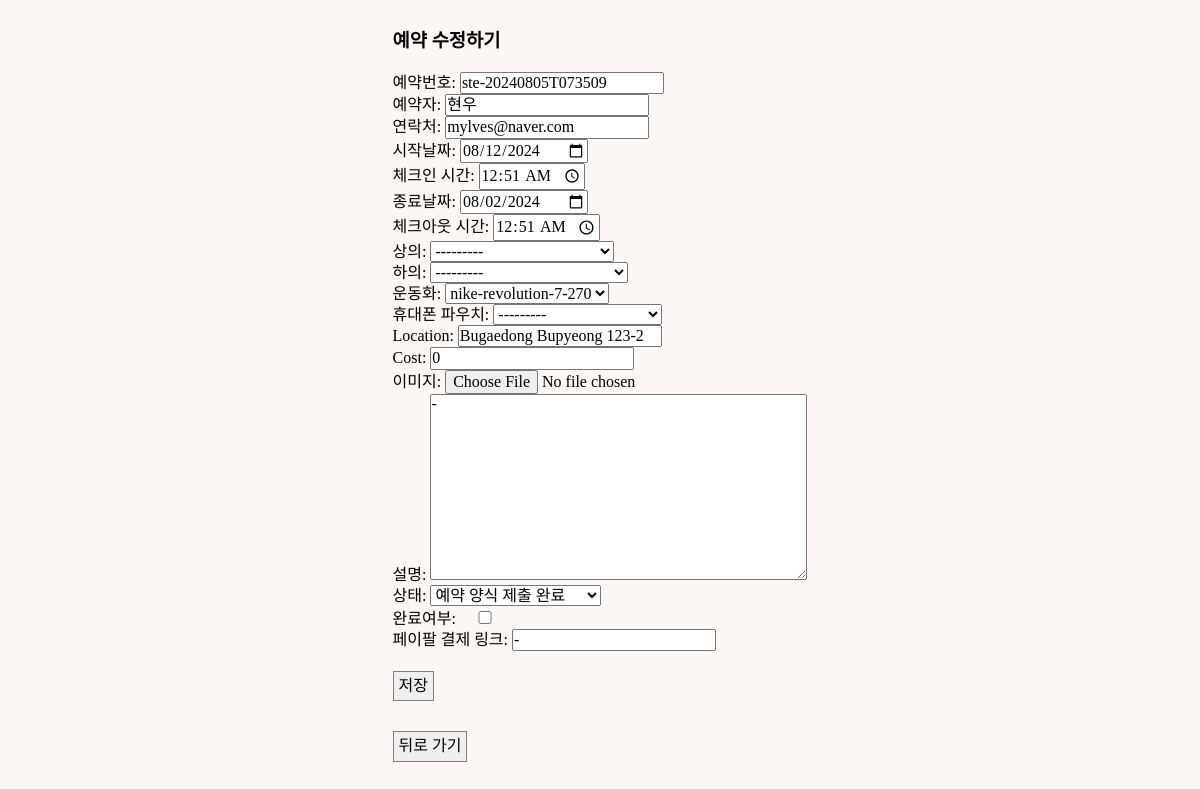
/EN/update/ste-20240805T073509 (signed in), run on the app's committed database.
### reservation/models.py (models this page shows, shortened)
class Reservation(models.Model):
    STATUS_CHOICE = [
        ("ST1", "예약 양식 제출 완료"),
        ("ST2", "예약 완료 및 결제 대기"),
        ("ST3", "결제 완료"),
        ("ST4", "배송 중"),
        ("ST5", "배송 완료"),
        ("ST6", "반납 완료"),
        ("ST7", "입고 완료"),
    ]
    reserv_id = models.CharField(
        max_length=20,
        primary_key=True,
        default="Required_pk",
    )
    client = models.CharField(max_length=20)
    contact = models.CharField(max_length=50, blank=False)
    start_date = models.DateField()
    start_time = models.TimeField(blank=True, default=timezone.now)
    end_date = models.DateField()
    end_time = models.TimeField(blank=True, default=timezone.now)
    top = models.ForeignKey(
        Item,
        on_delete=models.CASCADE,
        limit_choices_to={"category": "top"},
        related_name="topName",
        blank=True,
        null=True,
    )
    bottom = models.ForeignKey(
        Item,
        on_delete=models.CASCADE,
        limit_choices_to={"category": "bottom"},
        related_name="bottomName",
        blank=True,
        null=True,
    )
    shoes = models.ForeignKey(
        Item,
        on_delete=models.CASCADE,
        limit_choices_to={"category": "shoes"},
        related_name="shoesName",
        blank=True,
        null=True,
    )
    bag = models.ForeignKey(
        Item,
        on_delete=models.CASCADE,
        limit_choices_to={"category": "bag"},
        related_name="bagName",
        blank=True,
        null=True,
    )
    image = models.ImageField(upload_to="", blank=True)
    desc = models.TextField(blank=True, default="-")
    status = models.CharField(
        max_length=3,
        choices=STATUS_CHOICE,
        default="ST1",
    )
    completed = models.BooleanField(default=False)
    cost = models.IntegerField(default=0)
    location = models.CharField(max_length=50, blank=False)
    paypal_link = models.CharField(max_length=50, blank=False, default="-")

### reservation/views.py (the view)
# urls.py: path("EN/update/<str:pk>", views.update, name="update"),
@login_required(login_url="users:login")
def update(request, pk):
    reservation = get_object_or_404(Reservation, pk=pk)
    form = ReservationForm(request.POST, request.FILES, instance=reservation)
    if request.method == "POST":
        if form.is_valid():
            reservation = form.save(commit=False)
            reservation.save()
            return redirect("reservation:data")
        else:
            return redirect("reservation:data")
    else:
        form = ReservationForm(instance=reservation)
        return render(request, "admin/edit.html", {"form": form})

### reservation/models.py (called while the page is built)
    def __str__(self):
        return self.model_num

### templates/admin/edit.html (shortened to what this page needs)
{% load static %}
<!DOCTYPE html>
<html lang="en">
  <head>
    <link rel="stylesheet" type="text/css" href="{% static 'css/sterna.css' %}"/>
    <link rel="stylesheet" type="text/css" href="{% static 'css/normalize.css' %}"/>
    <link href="https://cdnjs.cloudflare.com/ajax/libs/bootstrap-datetimepicker/3.0.0/css/bootstrap-datetimepicker.min.css" rel="stylesheet"/>
  </head>
  <body>
    <div class="tocenter" style="margin:30px 0 0 0">
      <div style="max-width:100%;">
        <h3 style="margin:0 0 20px 0;">예약 수정하기</h3>
        <form method="POST" enctype="multipart/form-data">
          {{ form.as_p }}
          <button style="margin-top:20px; padding: 5px;" type="submit">
            저장
          </button>
        </form>
        <div style="height:30px;"></div>
        <div>
          <a href="{% url "reservation:data" %}">
            <button style="padding: 5px;">뒤로 가기</button>
          </a>
        </div>
      </div>
    </div>
  </body>
</html>

### static/css/sterna.css (style rules this page uses)
:root { --sterun-primary-color: #fbff00; --sterun-secondary-color: #3A3A3A; --sterun-thirdary-color: #4467AF; --sterun-white-color: #FCF6F5; --sterun-black-color: #1d1d1d; --sterun-grey-color: #E8E8E8; }
* { margin: 0; padding: 0; font-family: "SCDream"; z-index:100; }
html, body { background-color: var(--sterun-white-color); margin-top: 100px; min-height: 100%; margin: 0; }
a { color: var(--sterun-black-color); text-decoration: none; }
button { border: 1px solid grey; }
#id_completed { width:50px; margin:5px 0 5px 0; }
.tocenter { display: flex; flex-direction: column; align-items: center; width:100%; }
#image_field { border: 0; }

### data on the page
Reservation: reserv_id "ste-20240805T073509", client "현우", contact "mylves@naver.com", start_date "08/12/2024", start_time "00:51", end_date "08/02/2024", end_time "00:51", top "---------", bottom "---------", shoes "nike-revolution-7-270", bag "---------", location "Bugaedong Bupyeong 123-2", cost "0", desc "-", status "예약 양식 제출 완료", paypal_link "-"
